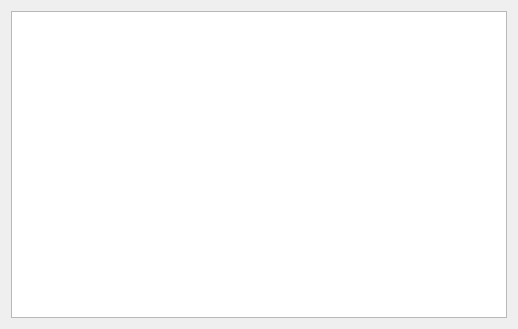
<?xml version="1.0" encoding="UTF-8"?>
<ui version="4.0">
 <class>DlgShowCopy</class>
 <widget class="QWidget" name="DlgShowCopy">
  <property name="geometry">
   <rect>
    <x>0</x>
    <y>0</y>
    <width>518</width>
    <height>329</height>
   </rect>
  </property>
  <property name="windowTitle">
   <string>DlgShowCopy</string>
  </property>
  <layout class="QVBoxLayout" name="verticalLayout">
   <item>
    <widget class="QListWidget" name="lstDice"/>
   </item>
  </layout>
 </widget>
 <layoutdefault spacing="6" margin="11"/>
 <resources/>
 <connections/>
</ui>
